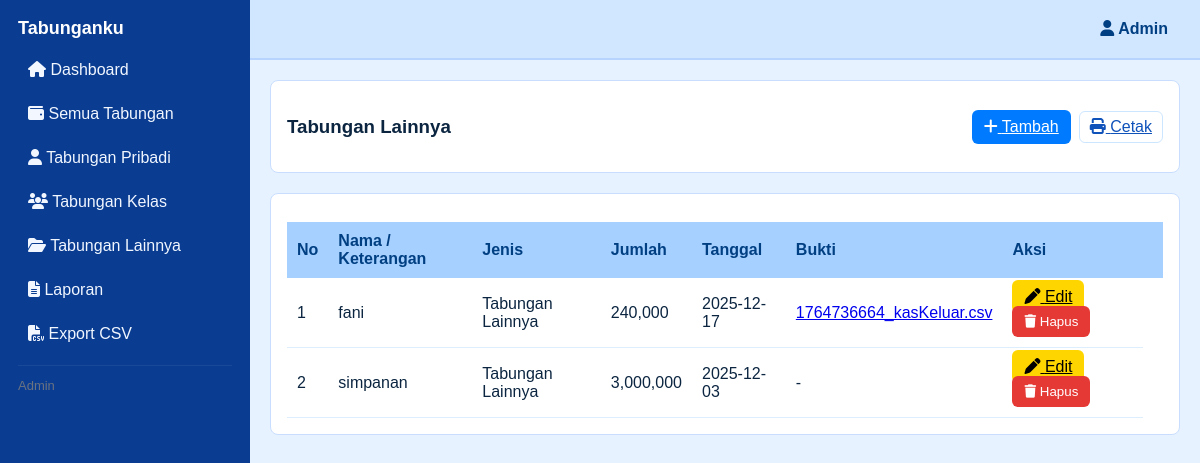
/halaman_admin.php?p=lainnya, run on the app's committed database.
### tables this page shows
CREATE TABLE `tabungan` (
  `id` int(11) NOT NULL,
  `nama` varchar(191) NOT NULL,
  `jenis` varchar(100) NOT NULL,
  `jumlah` bigint(20) NOT NULL DEFAULT 0,
  `tanggal` date NOT NULL,
  `bukti` varchar(255) DEFAULT '',
  `created_at` timestamp NOT NULL DEFAULT current_timestamp()
);

### halaman_admin.php (the view, shortened to what this page needs)
<?php
$db_host = 'localhost';
$db_user = 'root';
$db_pass = '';
$mysqli = new mysqli($db_host, $db_user, $db_pass);
$create_table_sql = "
CREATE TABLE IF NOT EXISTS `tabungan` (
  `id` INT PRIMARY KEY AUTO_INCREMENT,
  `nama` VARCHAR(191) NOT NULL,
  `jenis` VARCHAR(100) NOT NULL,
  `jumlah` BIGINT NOT NULL DEFAULT 0,
  `tanggal` DATE NOT NULL,
  `bukti` VARCHAR(255) DEFAULT '',
  `created_at` TIMESTAMP DEFAULT CURRENT_TIMESTAMP
) ENGINE=InnoDB DEFAULT CHARSET=utf8mb4;
";
$mysqli->query($create_table_sql);
function h($s){ return htmlspecialchars($s, ENT_QUOTES); }
function fetch_all($mysqli, $where = ''){
    $arr = []; $sql = "SELECT * FROM tabungan ";
    if($where) $sql .= " WHERE $where ";
    $sql .= " ORDER BY tanggal DESC, id DESC";
    $q = $mysqli->query($sql);
    while ($r = $q->fetch_assoc()) $arr[] = $r;
    return $arr;
}
$all_rows = fetch_all($mysqli);
$page = $_GET['p'] ?? 'dashboard';
function render_table_rows($rows, $show_actions = true) {
    foreach($rows as $i => $r) {
        echo "<tr>";
        echo "<td>".($i+1)."</td>";
        echo "<td>".h($r['nama'])."</td>";
        echo "<td>".h($r['jenis'])."</td>";
        echo "<td>".number_format($r['jumlah'])."</td>";
        echo "<td>".h($r['tanggal'])."</td>";
        echo "<td>";
        if(!empty($r['bukti'])){
            $ext = strtolower(pathinfo($r['bukti'], PATHINFO_EXTENSION));
            if(in_array($ext, ['jpg','jpeg','png','gif'])) {
                echo "<a target='_blank' href='uploads/".h($r['bukti'])."'><img style='max-height:50px' src='uploads/".h($r['bukti'])."'></a>";
            } else {
                echo "<a target='_blank' href='uploads/".h($r['bukti'])."'>".h($r['bukti'])."</a>";
            }
        } else echo '-';
        echo "</td>";
        if($show_actions) {
            echo "<td>";
            echo "<a class='btn btn-yellow' href='?p={$GLOBALS['page']}&edit=".$r['id']."'><i class='fa fa-pen'></i> Edit</a> ";
            echo "<form method='post' style='display:inline' onsubmit=\"return confirm('Hapus data ini?')\">";
            echo "<button class='btn btn-red' type='submit'><i class='fa fa-trash'></i> Hapus</button></form>";
            echo "</td>";
        }
        echo "</tr>";
    }
}
?>
<!doctype html>
<html lang="id">
<head>
<link href="https://cdnjs.cloudflare.com/ajax/libs/font-awesome/6.5.0/css/all.min.css" rel="stylesheet"/>
</head>
<body>
<div class="sidebar">
  <h2>Tabunganku</h2>
  <a href="?p=dashboard"><i class="fa fa-house"></i> Dashboard</a>
  <a href="?p=tabungan"><i class="fa fa-wallet"></i> Semua Tabungan</a>
  <a href="?p=pribadi"><i class="fa fa-user"></i> Tabungan Pribadi</a>
  <a href="?p=kelas"><i class="fa fa-users"></i> Tabungan Kelas</a>
  <a href="?p=lainnya"><i class="fa fa-folder-open"></i> Tabungan Lainnya</a>
  <a href="?p=laporan"><i class="fa fa-file-lines"></i> Laporan</a>
  <a href="?p=export"><i class="fa fa-file-csv"></i> Export CSV</a>
  <hr style="border:none;border-top:1px solid rgba(255,255,255,0.06);margin:12px 0">
  <div class="small">Admin</div>
</div>
<div class="topbar">
  <div style="margin-right:12px"><i class="fa fa-user"></i> Admin </div>
</div>
<div class="container">
<?php
if ($page === 'dashboard'):
    $totalAll = 0; $totalIn = 0; $totalOut = 0;
    $all = fetch_all($mysqli);
    foreach($all as $r){ $totalAll += intval($r['jumlah']); if (stripos($r['jenis'],'keluar')!==false) $totalOut += intval($r['jumlah']); else $totalIn += intval($r['jumlah']); }
?>
  <div class="box"><h3>Dashboard Tabunganku</h3><p class="small">Selamat datang! Kelola data di sidebar.</p></div>
  <div class="box" style="display:flex;gap:12px;align-items:center">
    <div style="flex:1"><h4>Total Semua</h4><p style="font-weight:700;font-size:20px"><?= number_format($totalAll) ?></p><small class="small">Jumlah keseluruhan</small></div>
    <div style="flex:1"><h4>Total Masuk</h4><p style="font-weight:700;font-size:20px"><?= number_format($totalIn) ?></p></div>
    <div style="flex:1"><h4>Total Keluar</h4><p style="font-weight:700;font-size:20px"><?= number_format($totalOut) ?></p></div>
  </div>
<?php
elseif ($page === 'lainnya'):
    $jenis_fixed = 'Tabungan Lainnya';
        ?>
    <div class="box" style="display:flex;justify-content:space-between;align-items:center">
      <h3>Tabungan Lainnya</h3>
      <div class="flex">
        <a class="btn btn-blue" href="?p=lainnya&add=1"><i class="fa fa-plus"></i> Tambah</a>
        <a class="btn btn-outline" href="?p=lainnya&print=1"><i class="fa fa-print"></i> Cetak</a>
      </div>
    </div>
    <div class="box">
      <table class="table">
        <thead><tr><th>No</th><th>Nama / Keterangan</th><th>Jenis<th>Jumlah</th><th>Tanggal</th><th>Bukti</th><th>Aksi</th><th></tr></thead>
        <tbody>
          <?php $rows = fetch_all($mysqli, "jenis = '".$mysqli->real_escape_string($jenis_fixed)."'"); render_table_rows($rows, true); ?>
        </tbody>
      </table>
    </div>
<?php
elseif ($page === 'export'):
    echo "<div class='box'><p>Gunakan tombol Export di halaman Tabungan untuk mengunduh CSV.</p></div>";
else:
    echo "<div class='box'><p>Halaman tidak ditemukan.</p></div>";
endif;
?>
</div>
</body>
</html>

### halaman_admin.php (style rules this page uses)
:root { --sidebar:#0A3D91;--topbar:#D1E6FF;--accent:#0F52BA;--bg:#E6F2FF; }
* { box-sizing:border-box }
body { margin:0;font-family:Arial;background:var(--bg);color:#0b2540 }
.sidebar { width:250px;height:100vh;position:fixed;background:var(--sidebar);color:#fff;padding:18px }
.sidebar h2 { margin:0 0 12px;font-size:18px }
.sidebar a { display:block;color:#f1f6ff;padding:10px;margin-bottom:6px;text-decoration:none;border-radius:6px }
.topbar { margin-left:250px;height:60px;background:var(--topbar);display:flex;align-items:center;justify-content:flex-end;padding:0 20px;color:#003F82;font-weight:700;border-bottom:2px solid #B7D4FF }
.container { margin-left:250px;padding:20px }
.box { background:#fff;padding:16px;border-radius:8px;border:1px solid #C9DEFF;margin-bottom:20px }
.table { width:100%;border-collapse:collapse;margin-top:12px }
.table th { background:#A5D0FF;color:#003F82;padding:10px;text-align:left }
.table td { padding:10px;border-bottom:1px solid #DDEEFF;vertical-align:middle }
.btn { padding:8px 12px;border-radius:6px;border:none;cursor:pointer }
.btn-blue { background:#007BFF;color:#fff }
.btn-yellow { background:#FFD500;color:#000 }
.btn-red { background:#E53935;color:#fff }
.btn-outline { background:transparent;border:1px solid #CDE6FF;color:var(--accent);padding:6px 10px;border-radius:6px }
.small { font-size:13px;color:#6b7280 }
.flex { display:flex;gap:8px;align-items:center }

### data on the page
tabungan: nama "fani", jenis "Tabungan Lainnya", jumlah "240,000", tanggal "2025-12-17", bukti "1764736664_kasKeluar.csv"
tabungan: nama "simpanan", jenis "Tabungan Lainnya", jumlah "3,000,000", tanggal "2025-12-03"
